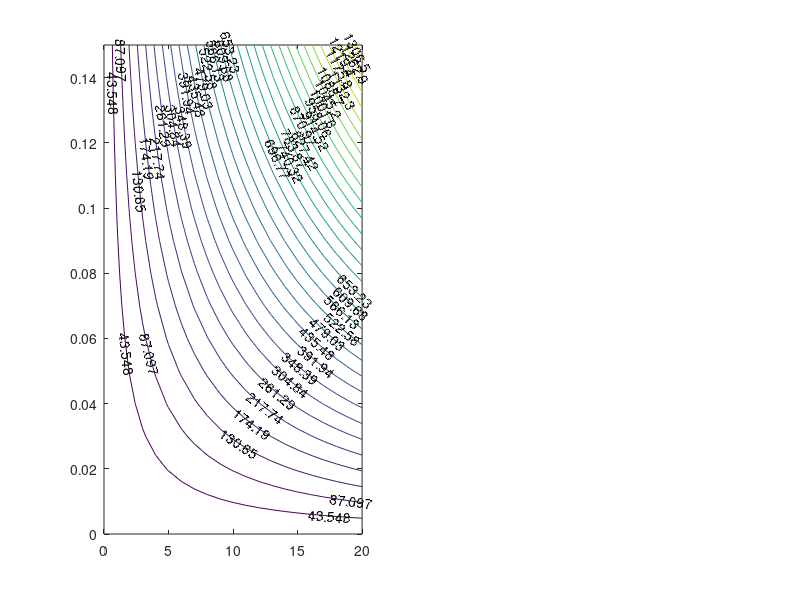

Here is the MATLAB script that generated this plot: (Note: this script raises an error after producing the figure.)


gas_consumption_per_10km = 0.0:0.1:1.5;
gas_consumption_per_km = gas_consumption_per_10km/10; % per km

distance_to_town = 0:1:20;
trips_per_year = 45*5*2;
distance_travelled = distance_to_town*trips_per_year;


[C_km,D_travelled] = meshgrid(gas_consumption_per_km,distance_travelled);
gas_consumption = C_km.*D_travelled;

gas_price_per_L = 21; % sek

hca = subplot(1,2,1);
[c,h] = contour(hca,distance_to_town,gas_consumption_per_km,gas_consumption',30);
clabel(c,h)
shading(hca,'flat')
hca.XLabel.String = 'distance per trip single way';
hca.YLabel.String = 'gas per km';
hca.YTick = (0:0.2:2)/10;
hca.XGrid = 'on';
hca.YGrid = 'on';

hca = subplot(1,2,2);
[c,h] = contour(hca,distance_to_town,gas_consumption_per_km,gas_price_per_L*gas_consumption',30);
clabel(c,h)
shading(hca,'flat')
hca.XLabel.String = 'distance per trip single way';
hca.YLabel.String = 'gas per km';
hca.YTick = (0:0.2:2)/10;
hca.XGrid = 'on';
hca.YGrid = 'on';


%%
distance_travelled_10km = linspace(0,8000,100);
d = distance_travelled_10km;
gas_price_per_L = 25; % sek

cost_ = @(car_price,gas_consumption) car_price + gas_consumption*distance_travelled_10km*gas_price_per_L;
cost = @(car) car.price + car.gas_per_10km*distance_travelled_10km*gas_price_per_L;

car(1).price = 30000-15000; % buy - sell
car(1).gas_per_10km = 0.7*1.2; % multiplication factor can be used to simulate higher maintenance costs

car(2).price = 89000-50000;
car(2).gas_per_10km = 0.47;



hca = subplot(1,1,1);
plot(hca,d,cost(car(1)),d,cost(car(2)))
%plot(hca,distance_travelled_10km,cost_(car),distance_travelled_10km,cost_(car))
hca.YLim(1) = 0;
hca.XLabel.String = 'Mil';